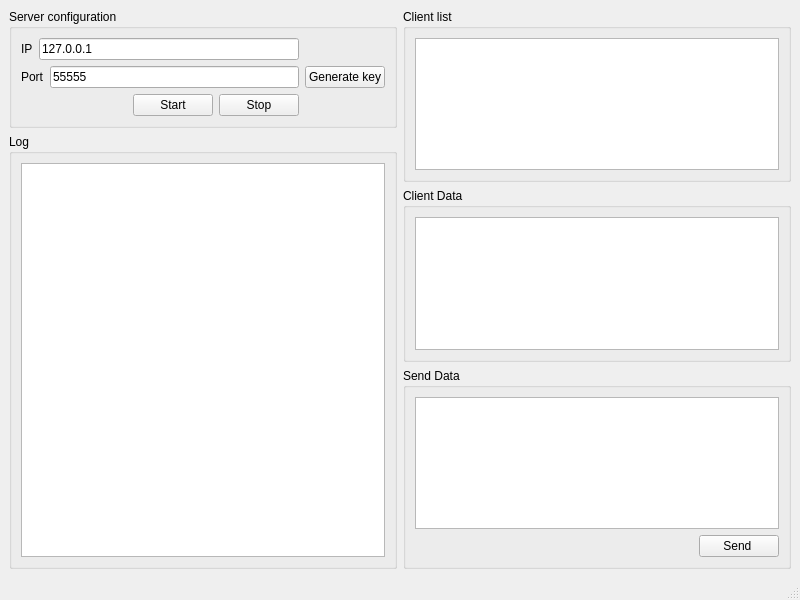
<?xml version="1.0" encoding="UTF-8"?>
<ui version="4.0">
 <class>MainWindow</class>
 <widget class="QMainWindow" name="MainWindow">
  <property name="geometry">
   <rect>
    <x>0</x>
    <y>0</y>
    <width>800</width>
    <height>600</height>
   </rect>
  </property>
  <property name="windowTitle">
   <string>MainWindow</string>
  </property>
  <widget class="QWidget" name="centralwidget">
   <layout class="QVBoxLayout" name="verticalLayout_7">
    <item>
     <layout class="QHBoxLayout" name="horizontalLayout_4">
      <item>
       <layout class="QVBoxLayout" name="verticalLayout_6">
        <item>
         <widget class="QGroupBox" name="groupBox">
          <property name="title">
           <string>Server configuration</string>
          </property>
          <layout class="QGridLayout" name="gridLayout_2">
           <item row="0" column="1">
            <widget class="QPushButton" name="btn_generate">
             <property name="text">
              <string>Generate key</string>
             </property>
            </widget>
           </item>
           <item row="0" column="0">
            <layout class="QHBoxLayout" name="horizontalLayout_5">
             <item>
              <layout class="QVBoxLayout" name="verticalLayout_2">
               <item>
                <layout class="QVBoxLayout" name="verticalLayout">
                 <item>
                  <layout class="QHBoxLayout" name="horizontalLayout_2">
                   <item>
                    <widget class="QLabel" name="label">
                     <property name="sizePolicy">
                      <sizepolicy hsizetype="Preferred" vsizetype="Preferred">
                       <horstretch>0</horstretch>
                       <verstretch>0</verstretch>
                      </sizepolicy>
                     </property>
                     <property name="text">
                      <string>IP</string>
                     </property>
                    </widget>
                   </item>
                   <item>
                    <widget class="QLineEdit" name="ip">
                     <property name="sizePolicy">
                      <sizepolicy hsizetype="Expanding" vsizetype="Fixed">
                       <horstretch>0</horstretch>
                       <verstretch>0</verstretch>
                      </sizepolicy>
                     </property>
                     <property name="text">
                      <string>127.0.0.1</string>
                     </property>
                     <property name="placeholderText">
                      <string>127.0.0.1</string>
                     </property>
                    </widget>
                   </item>
                  </layout>
                 </item>
                 <item>
                  <layout class="QHBoxLayout" name="horizontalLayout">
                   <item>
                    <widget class="QLabel" name="label_2">
                     <property name="text">
                      <string>Port</string>
                     </property>
                    </widget>
                   </item>
                   <item>
                    <widget class="QLineEdit" name="port">
                     <property name="sizePolicy">
                      <sizepolicy hsizetype="Expanding" vsizetype="Fixed">
                       <horstretch>0</horstretch>
                       <verstretch>0</verstretch>
                      </sizepolicy>
                     </property>
                     <property name="text">
                      <string>55555</string>
                     </property>
                     <property name="placeholderText">
                      <string>55555</string>
                     </property>
                    </widget>
                   </item>
                  </layout>
                 </item>
                </layout>
               </item>
               <item>
                <layout class="QHBoxLayout" name="horizontalLayout_3">
                 <item>
                  <spacer name="horizontalSpacer">
                   <property name="orientation">
                    <enum>Qt::Horizontal</enum>
                   </property>
                   <property name="sizeHint" stdset="0">
                    <size>
                     <width>40</width>
                     <height>20</height>
                    </size>
                   </property>
                  </spacer>
                 </item>
                 <item>
                  <widget class="QPushButton" name="button_start_server">
                   <property name="text">
                    <string>Start</string>
                   </property>
                  </widget>
                 </item>
                 <item>
                  <widget class="QPushButton" name="button_stop_server">
                   <property name="text">
                    <string>Stop</string>
                   </property>
                  </widget>
                 </item>
                </layout>
               </item>
              </layout>
             </item>
            </layout>
           </item>
          </layout>
         </widget>
        </item>
        <item>
         <widget class="QGroupBox" name="groupBox_3">
          <property name="title">
           <string>Log</string>
          </property>
          <layout class="QVBoxLayout" name="verticalLayout_5">
           <item>
            <widget class="QTextEdit" name="log"/>
           </item>
          </layout>
         </widget>
        </item>
       </layout>
      </item>
      <item>
       <layout class="QVBoxLayout" name="verticalLayout_3">
        <property name="bottomMargin">
         <number>0</number>
        </property>
        <item>
         <widget class="QGroupBox" name="groupBox_2">
          <property name="title">
           <string>Client list</string>
          </property>
          <layout class="QVBoxLayout" name="verticalLayout_4">
           <item>
            <widget class="QTableWidget" name="client_table">
             <attribute name="horizontalHeaderStretchLastSection">
              <bool>true</bool>
             </attribute>
            </widget>
           </item>
          </layout>
         </widget>
        </item>
        <item>
         <widget class="QGroupBox" name="groupBox_4">
          <property name="title">
           <string>Client Data</string>
          </property>
          <layout class="QVBoxLayout" name="verticalLayout_8">
           <item>
            <widget class="QTextEdit" name="client_data"/>
           </item>
          </layout>
         </widget>
        </item>
        <item>
         <widget class="QGroupBox" name="gb_send_data">
          <property name="title">
           <string>Send Data</string>
          </property>
          <layout class="QGridLayout" name="gridLayout">
           <property name="leftMargin">
            <number>9</number>
           </property>
           <property name="topMargin">
            <number>9</number>
           </property>
           <property name="rightMargin">
            <number>9</number>
           </property>
           <property name="bottomMargin">
            <number>9</number>
           </property>
           <item row="1" column="1">
            <widget class="QPushButton" name="btn_send">
             <property name="text">
              <string>Send </string>
             </property>
            </widget>
           </item>
           <item row="1" column="0">
            <spacer name="horizontalSpacer_3">
             <property name="orientation">
              <enum>Qt::Horizontal</enum>
             </property>
             <property name="sizeHint" stdset="0">
              <size>
               <width>40</width>
               <height>20</height>
              </size>
             </property>
            </spacer>
           </item>
           <item row="0" column="0" colspan="2">
            <widget class="QTextEdit" name="edt_send_data"/>
           </item>
          </layout>
         </widget>
        </item>
       </layout>
      </item>
     </layout>
    </item>
   </layout>
  </widget>
  <widget class="QMenuBar" name="menubar">
   <property name="geometry">
    <rect>
     <x>0</x>
     <y>0</y>
     <width>800</width>
     <height>22</height>
    </rect>
   </property>
  </widget>
  <widget class="QStatusBar" name="statusbar"/>
 </widget>
 <resources/>
 <connections/>
</ui>
